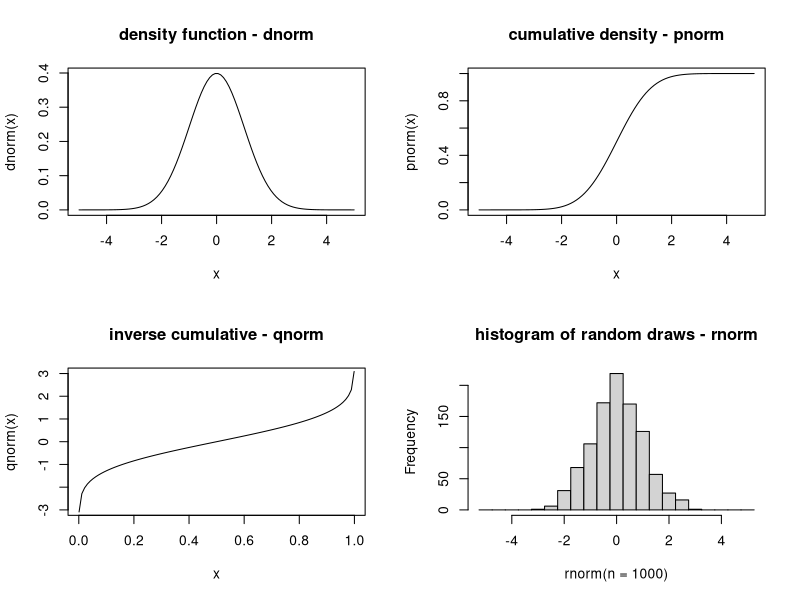
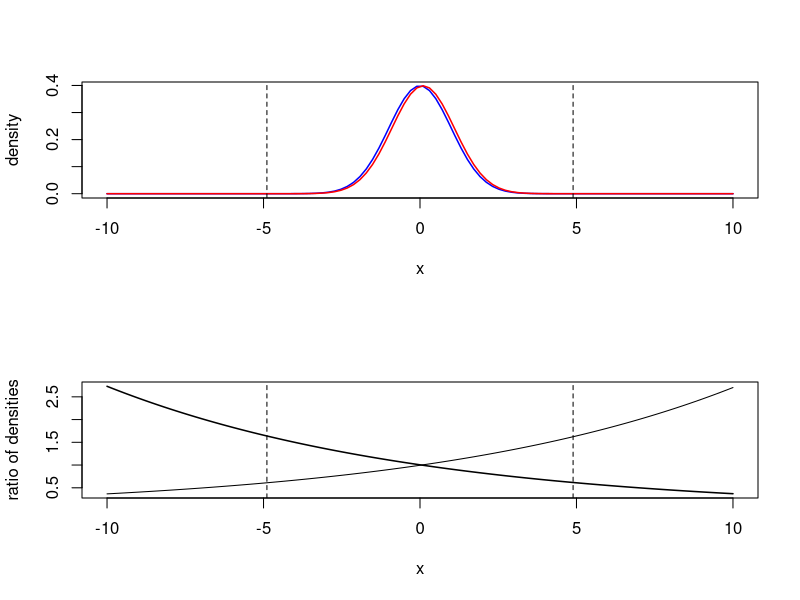
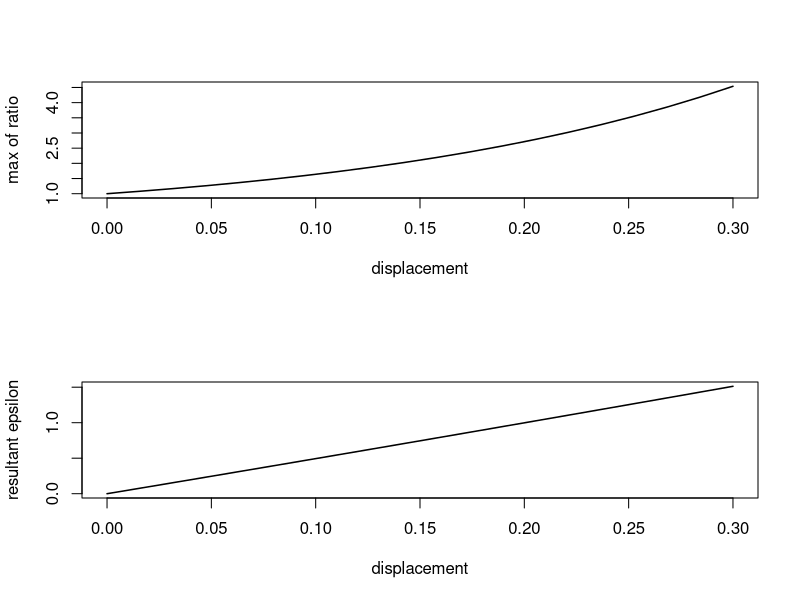
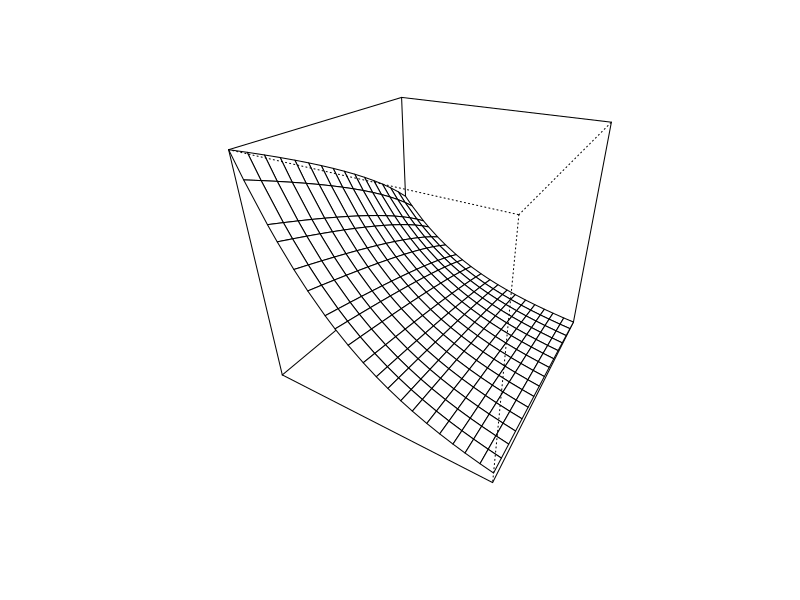
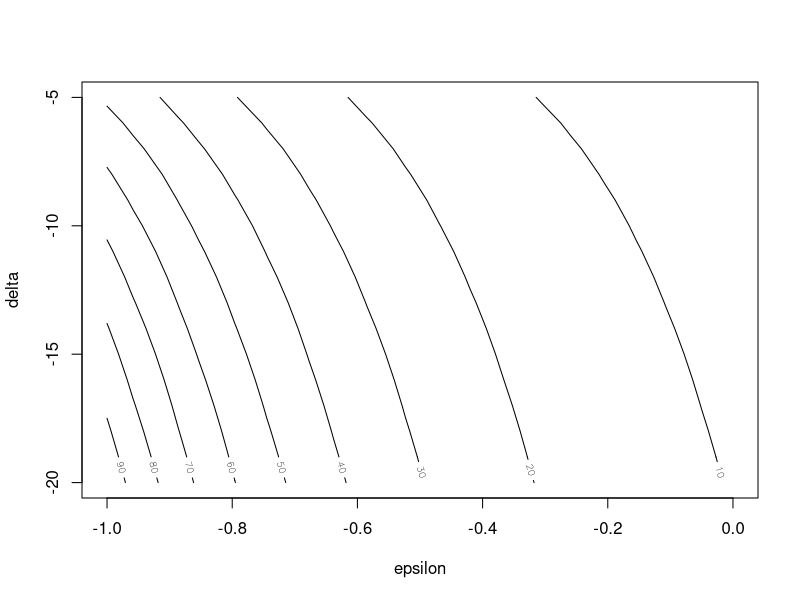
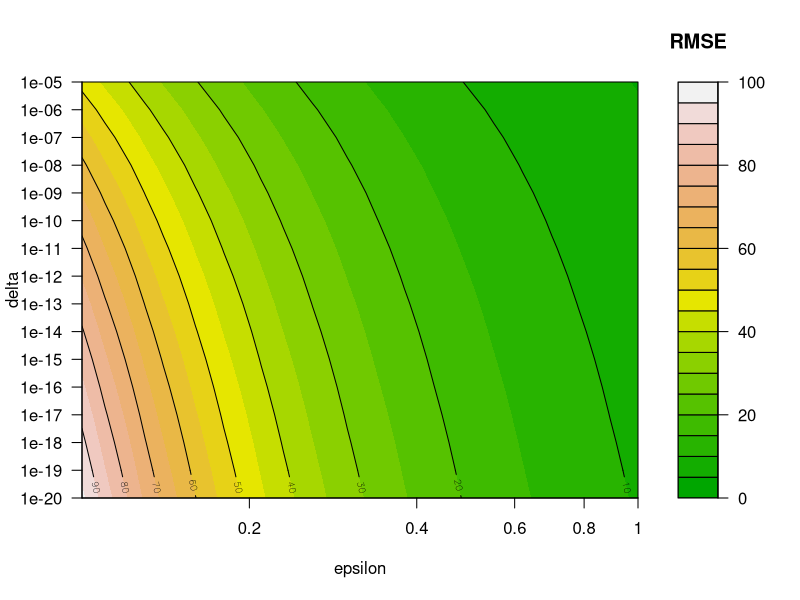

Recreate these plots in R, in order.
##
##  gaussianMechanism.r
##
##  demonstrate Gaussian mechanism on release of means
##
##  jH 2019.2.27
##


library("foreign")
par(ask=TRUE)

PUMSdata <- read.csv(file="../../data/FultonPUMS5full.csv")   

data <- PUMSdata$educ    		# variable for means

data.x <- PUMSdata$educ			# x-variable for regression
data.y <- PUMSdata$income		# y-variable for regression

populationTrue <- mean(data)


##  show probability distributions, cumulatives and their inverses, for Gaussian distribution

par(mfrow=c(2,2))
set.seed(123)

x<-seq(from=-5,to=5,length=100)

plot(x,dnorm(x),type="l",main="density function - dnorm")
plot(x,pnorm(x),type="l",main="cumulative density - pnorm")

x<-seq(from=.001,to=.999,length=100)
plot(x,qnorm(x),type="l",ylim=c(-3,3),main="inverse cumulative - qnorm")

hist(rnorm(n=1000),main="histogram of random draws - rnorm", breaks=seq(from=-5.25, to=5.25, by=0.5 ))

dev.copy2pdf(file="./figs/gaussianDistributions.pdf")


## Bound/Censor/Clip/Clamp a variable to a range
clip <- function(x, lower, upper){
	x.clipped <- x
	x.clipped[x.clipped<lower] <- lower
	x.clipped[x.clipped>upper] <- upper
	return(x.clipped)	
}

## Sample with replacement from a vector
bootstrap <- function(x, y=NULL, n){
	index <- sample(x=1:length(x), size=n, replace=TRUE) 

	if(is.null(y)){
		return(x[index])
	}else{
		return(list(x=x[index], y=y[index]))
	}
}

## Differentially private mean release using Laplace mechanism
laplaceMeanRelease <- function(x, lower, upper, epsilon){

	n <- length(x)
	sensitivity <- (upper - lower)/n
	scale <- sensitivity / epsilon

	x.clipped <- clip(x, lower, upper)
	sensitiveValue <- mean(x.clipped)
	DPrelease <- sensitiveValue + rlap(mu=0, b=scale, size=1)

	return(list(release=DPrelease, true=sensitiveValue))
}


## Differentially private mean release using Gaussian mechanism
gaussianMeanRelease <- function(x, lower, upper, epsilon, delta){

	n <- length(x)
	sensitivity <- (upper - lower)/n
	c <- sqrt(2*log(1.25/delta))
	scale <- c*sensitivity / epsilon

	x.clipped <- clip(x, lower, upper)
	sensitiveValue <- mean(x.clipped)
	DPrelease <- sensitiveValue + rnorm(mean=0, sd=scale, size=1)

	return(list(release=DPrelease, true=sensitiveValue))
}


## Demonstrate behaviour of ratios of Gaussians

delta <- 0.000001
x.seq <- seq(from=-10, to=10, length=100)

p1 <- dnorm(x.seq, mean=0, sd=1)
p2 <- dnorm(x.seq, mean=0.1, sd=1)

ratio1 <- p1/p2
ratio2 <- p2/p1


## Graph the ratios

par(mfcol=c(2,1))

plot(x=x.seq, y=p1, col="blue", type="l", lwd=1.5, xlab="x", ylab="density")
lines(x=x.seq, y=p2, col="red", lwd=1.5)

abline(v=qnorm(delta/2), lty=2)
abline(v=qnorm(1-delta/2), lty=2)


plot(x=x.seq, y=ratio1, type="l", lwd=1.5, xlab="x", ylab="ratio of densities")
lines(x=x.seq, y=ratio2)

abline(v=qnorm(delta/2), lty=2)
abline(v=qnorm(1-delta/2), lty=2)
dev.copy2pdf(file="./figs/gaussianRatios1.pdf")


## Show how epsilon varies over mean separation

s<-seq(from=0, to=0.3, length=20)

max.ratio <- dnorm(qnorm(delta/2)) / dnorm(qnorm(delta/2) - s)

epsilon <- log(max.ratio)

plot(s, max.ratio, lwd=1.5, type="l", xlab="displacement", ylab="max of ratio")
plot(s, epsilon, lwd=1.5, type="l", xlab="displacement", ylab="resultant epsilon")
dev.copy2pdf(file="./figs/gaussianRatios2.pdf")


## Show relative contribution of epsilon and delta to noise of mechanism

gmsd <- function(epsilon, delta, sensitivity=1){
	c <- sqrt(2*log(1.25/delta))
	sd <- c*sensitivity / epsilon
  	return(sd)
}


my.seq <- seq(from=log10(0.1), to=log10(1), length=20)     		# make evenly spaced in logarithmic space -- NOTE INCREASING VALUES
ep.seq <- round(10^my.seq * 100) /100							# round to two decimal places

my.seq <- seq(from=log10(1e-20), to=log10(1e-5), length=16)     # note scientific notation
del.seq <- 10^my.seq


zhistory <- matrix(NA, nrow=length(ep.seq), ncol=length(del.seq))
for(i in 1:length(ep.seq)){
	for(j in 1:length(del.seq)){
		zhistory[i,j] <- gmsd(epsilon=ep.seq[i], delta=del.seq[j], sensitivity=1)
	}
}

par(mfrow=c(1,1))

# Perspective plot of the utility surface
persp(x=log10(ep.seq), y=log10(del.seq), z=zhistory, axes=FALSE, theta=30, phi=30, xlab="epsilon", ylab="delta", zlab="sd noise")
dev.copy2pdf(file="./figs/gaussianUtility1.pdf")

# Contour plot of the utility surface
contour(x=log10(ep.seq), y=log10(del.seq), z=zhistory, xlab="epsilon", ylab="delta")
dev.copy2pdf(file="./figs/gaussianUtility2.pdf")

# "levels" plot of the utility surface
xtick <- pretty(ep.seq)
filled.contour(x=log10(ep.seq), y=log10(del.seq), z=zhistory, color = terrain.colors,  xlab="epsilon", ylab="delta", 
	plot.axes={contour(x=log10(ep.seq),y=log10(del.seq),z=zhistory,add=TRUE); 
	axis(1, at=log10(xtick), label=xtick); axis(2, at=log10(del.seq), label=del.seq)},
	key.title = title(main="RMSE"))
dev.copy2pdf(file="./figs/gaussianUtility3.pdf")

     
